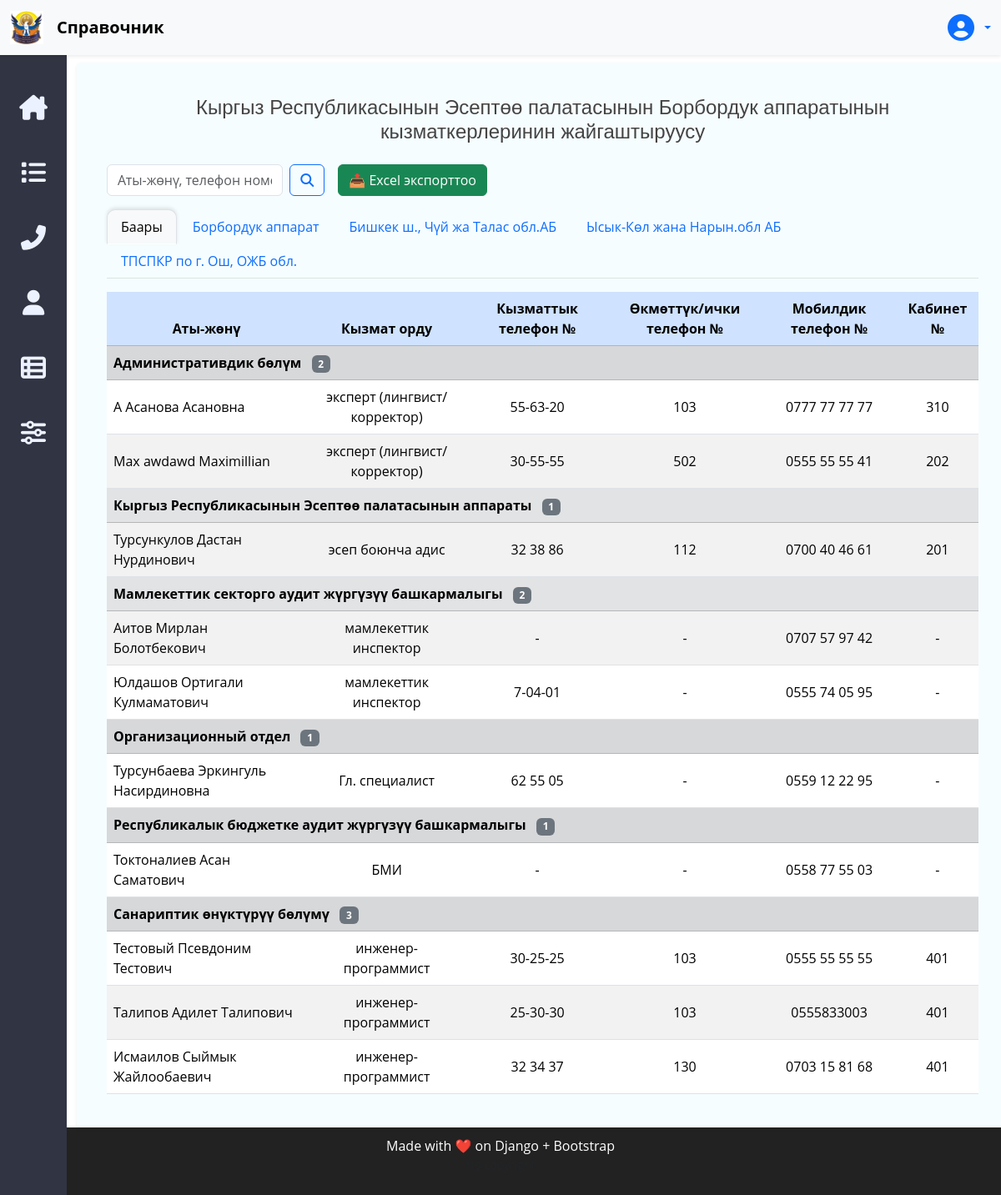
Before: /contacts/ with the older database file.
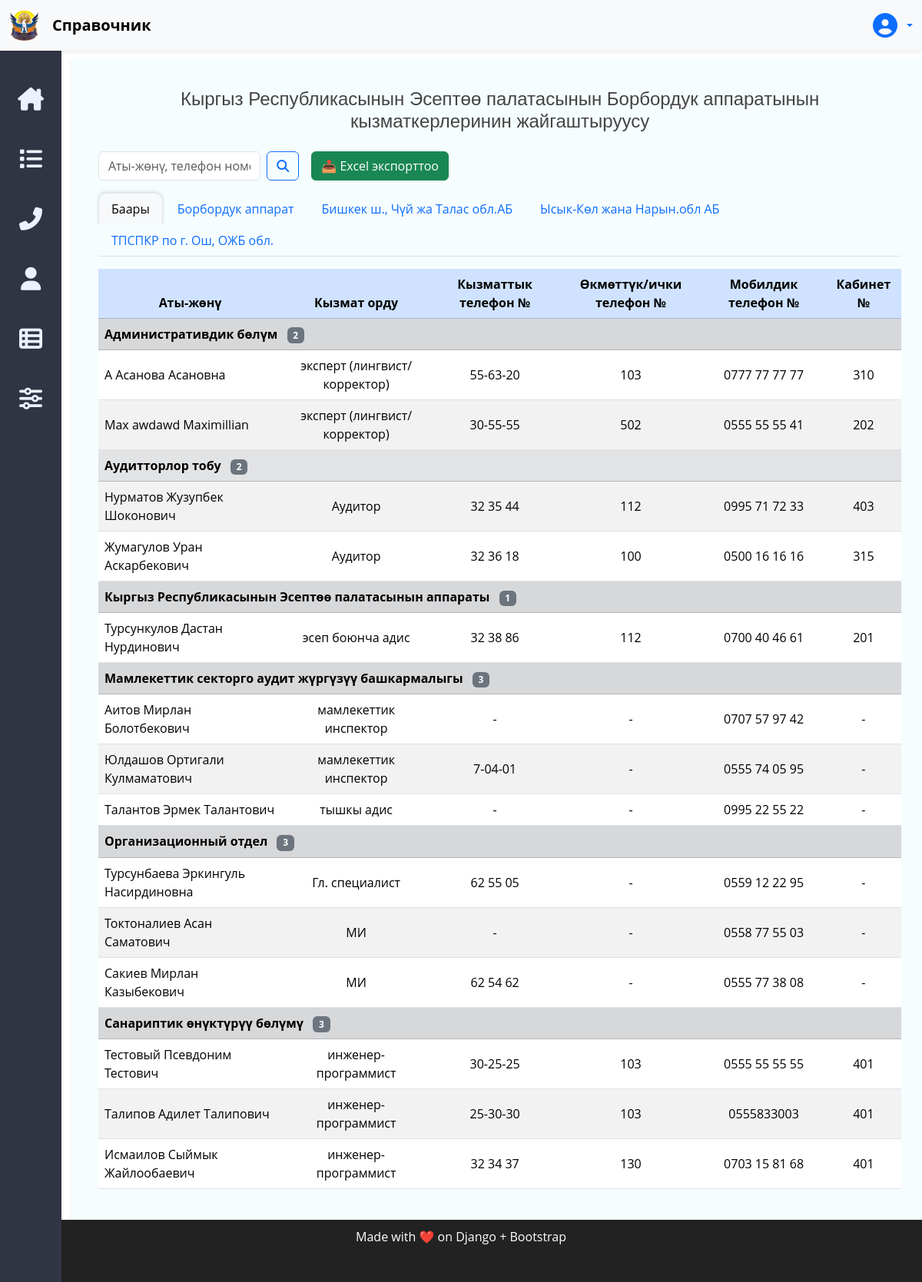
After: the same page with the newer database file.
### core/models.py (models this page shows, shortened)
class Office(models.Model):
    name = models.CharField(_("Название филиала"), max_length=150)
    city = models.CharField(_("Город"), max_length=100)
    address = models.TextField(_("Адрес"))

class Department(models.Model):
    name = models.CharField(_("Отдел"), max_length=255)

class Position(models.Model):
    title = models.CharField(_("Название должности"), max_length=150)
    department = models.ForeignKey(
        Department,
        on_delete=models.CASCADE,
        related_name="positions",
        null=True, blank=True,
        verbose_name="Отдел"
    )

### accounts/models.py (models this page shows, shortened)
class Profile(models.Model):
    GENDER_CHOICES = [
        ('male', 'Мужской'),
        ('female', 'Женский'),
    ]
    STATUS_CHOICES = [
        ('active', 'Активен'),
        ('vacation', 'В отпуске'),
        ('fired', 'Уволен'),
    ]
    user = models.OneToOneField(User, on_delete=models.SET_NULL, null=True, blank=True,
                                related_name="profile", verbose_name="Учётная запись", )
    first_name = models.CharField("Имя", max_length=100)
    last_name = models.CharField("Фамилия", max_length=100)
    patronymic = models.CharField("Отчество", max_length=100, blank=True, null=True)
    pin = models.CharField("ИНН", max_length=20, unique=True, null=True, blank=True)
    birth_date = models.DateField("Дата рождения", null=True, blank=True)
    gender = models.CharField("Пол", max_length=10, choices=GENDER_CHOICES, blank=True)
    position = models.ForeignKey(Position, on_delete=models.SET_NULL,
                                 null=True, blank=True, verbose_name="Должность", related_name="profiles")
    office = models.ForeignKey(Office, on_delete=models.SET_NULL, null=True, blank=True, verbose_name="Филиал")
    email = models.EmailField("Email", blank=True, null=True)
    phone_number_work = models.CharField("Рабочий телефон",
                                         max_length=20, blank=True, null=True, default="-")
    phone_number_mobile = models.CharField("Мобильный телефон",
                                           max_length=20, blank=True, null=True, default="-")
    phone_number_government = models.CharField("Правит. телефон",
                                               max_length=10, blank=True, null=True, default="-")
    office_number = models.CharField("№ кабинета", max_length=5, blank=True, null=True, default="-")
    user_photo = models.ImageField("Фото пользователя", upload_to="user_photos/", blank=True, null=True)
    bio = models.TextField("О себе", blank=True, null=True, default="-")
    created_at = models.DateTimeField("Создан", auto_now_add=True)
    updated_at = models.DateTimeField("Обновлён", auto_now=True)
    status = models.CharField("Статус", max_length=10, choices=STATUS_CHOICES, default="active")
    is_inspector = models.BooleanField("Инспектор", default=False)

### core/views.py (the view, shortened to what this page needs)
# urls.py: path("contacts/", EmployeePhonesListView.as_view(), name="contacts"),
class EmployeePhonesListView(ListView):
    model = Department
    template_name = "core/contacts.html"
    context_object_name = "departments_data"
    def get_queryset(self):
        office_id = self.request.GET.get("office")
        profiles_qs = Profile.objects.select_related("position", "office")
        query = self.request.GET.get("q")
        if office_id:
            profiles_qs = profiles_qs.filter(office_id=office_id)
        positions_qs = Position.objects.prefetch_related(
            Prefetch("profiles", queryset=profiles_qs, to_attr="prefetched_profiles")
        )
        departments_qs = Department.objects.prefetch_related(
            Prefetch("positions", queryset=positions_qs, to_attr="prefetched_positions")
        ).order_by("name")
        return departments_qs
    def get_context_data(self, **kwargs):
        context = super().get_context_data(**kwargs)
        office_id = self.request.GET.get("office")
        departments_list = []
        for dept in context["departments_data"]:
            employees = []
            for pos in getattr(dept, "prefetched_positions", []):
                for prof in getattr(pos, "prefetched_profiles", []):
                    employees.append({"profile": prof, "position": pos})
            if employees:
                departments_list.append({"dept": dept, "employees": employees})
        context["departments_list"] = departments_list
        context["offices"] = Office.objects.all()
        context["selected_office"] = office_id or ""
        context["query"] = self.request.GET.get("q", "")
        return context

### core/templates/core/contacts.html (shortened to what this page needs)
{% extends "base.html" %}
{% load i18n %}
{% block content %}
<div class="container mt-3">
    <h4 class="mb-4 text-center">
        {% trans 'Кыргыз Республикасынын Эсептөө палатасынын Борбордук аппаратынын кызматкерлеринин телефондорунун жана отурган кабинеттеринин маалымдамасы' %}
    </h4>
    <div class="d-flex">
        <form method="get" class="d-flex mx-right w-25 mb-3" role="search">
            <input type="text" name="q" value="{{ request.GET.q }}" class="form-control me-2"
                   placeholder="{% trans 'Аты-жөнү, телефон номери' %}">
            <button class="btn btn-outline-primary" type="submit"><i class="fa-solid fa-magnifying-glass"></i></button>
        </form>
        <a href="{% url 'contacts_export_excel' %}" class="btn btn-success d-flex
            justify-content-between mb-3 ms-3">
            {% trans '📤 Excel экспорттоо' %}
        </a>
    </div>
    <ul class="nav nav-tabs">
        <li class="nav-item">
            <a class="nav-link {% if not selected_office %}active{% endif %}" href="{% url 'contacts' %}">
                {% trans 'Баары' %}
            </a>
        </li>
        {% for off in offices %}
        <li class="nav-item">
            <a class="nav-link {% if selected_office == off.id|stringformat:'s' %}active{% endif %}"
               href="?office={{ off.id }}">
                {{ off.name }}
            </a>
        </li>
        {% endfor %}
    </ul>
    <div class="table-responsive mt-3">
        <table class="table table-striped table-hover text-center align-middle">
            <thead class="table-primary">
            </thead>
            <tbody>
            {% for item in departments_list %}
            <tr class="table-secondary" data-bs-toggle="collapse" data-bs-target=".dept-{{ item.dept.id }}"
                style="cursor:pointer;">
                <td colspan="6" class="text-start fw-bold">
                    {{ item.dept.name }}
                    <span class="badge bg-secondary ms-2">{{ item.employees|length }}</span>
                </td>
            </tr>
            {% if item.employees %}
            {% for emp in item.employees %}
            <tr class="collapse show dept-{{ item.dept.id }}">
                <td class="text-start">
                    {{ emp.profile.last_name }} {{ emp.profile.first_name }} {{ emp.profile.patronymic }}
                </td>
                <td>{{ emp.position.title }}</td>
                <td>{{ emp.profile.phone_number_work }}</td>
                <td>{{ emp.profile.phone_number_government }}</td>
                <td>{{ emp.profile.phone_number_mobile }}</td>
                <td>{{ emp.profile.office_number }}</td>
            </tr>
            {% endfor %}
            {% else %}
            <tr class="collapse show dept-{{ item.dept.id }}">
                <td colspan="6" class="text-muted">{% trans 'Кызматкер жок' %}</td>
            </tr>
            {% endif %}
            {% endfor %}
            </tbody>
        </table>
    </div>
</div>
{% endblock %}

Changed rows visible on the page:
no longer on this page (row unchanged): Department: dept.name "Республикалык бюджетке аудит жүргүзүү башкармалыгы", employees|length "1", Profile (profile.last_name "Токтоналиев", profile.first_name "Асан", profile.patronymic "Саматович", position "БМИ", profile.phone_number_work "-", profile.phone_number_government "-", profile.phone_number_mobile "0558 77 55 03", profile.office_number "-")
added Department: dept.name "Аудитторлор тобу", employees|length "2"
added Profile: profile.last_name "Нурматов", profile.first_name "Жузупбек", profile.patronymic "Шоконович", position "Аудитор", profile.phone_number_work "32 35 44", profile.phone_number_government "112", profile.phone_number_mobile "0995 71 72 33", profile.office_number "403", shown under "Аудитторлор тобу"
added Profile: profile.last_name "Жумагулов", profile.first_name "Уран", profile.patronymic "Аскарбекович", position "Аудитор", profile.phone_number_work "32 36 18", profile.phone_number_government "100", profile.phone_number_mobile "0500 16 16 16", profile.office_number "315", shown under "Аудитторлор тобу"
computed for Department "Мамлекеттик секторго аудит жүргүзүү башкармалыгы": employees|length "2" → "3"
added Profile: profile.last_name "Талантов", profile.first_name "Эрмек", profile.patronymic "Талантович", position "тышкы адис", profile.phone_number_work "-", profile.phone_number_government "-", profile.phone_number_mobile "0995 22 55 22", profile.office_number "-", shown under Department "Мамлекеттик секторго аудит жүргүзүү башкармалыгы"
changed Department "Организационный отдел": employees|length "1" → "3"; gains Profile (profile.last_name "Токтоналиев", profile.first_name "Асан", profile.patronymic "Саматович", position "МИ", profile.phone_number_work "-", profile.phone_number_government "-", profile.phone_number_mobile "0558 77 55 03", profile.office_number "-")
added Profile: profile.last_name "Сакиев", profile.first_name "Мирлан", profile.patronymic "Казыбекович", position "МИ", profile.phone_number_work "62 54 62", profile.phone_number_government "-", profile.phone_number_mobile "0555 77 38 08", profile.office_number "-", shown under Department "Организационный отдел"
